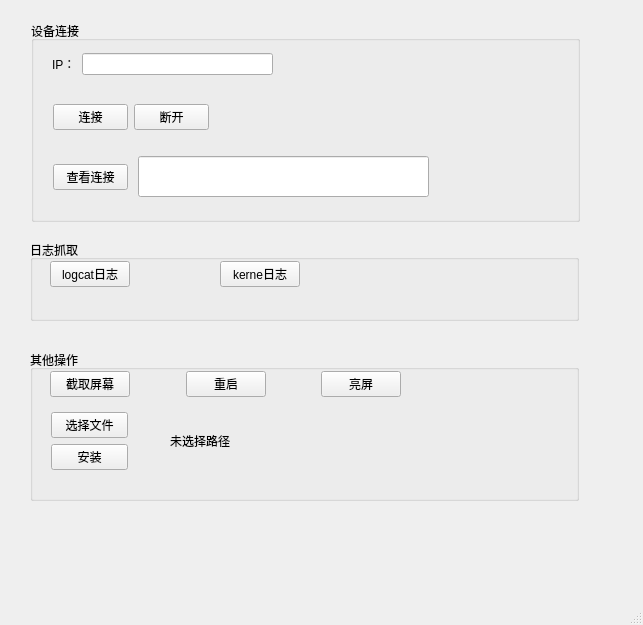
<?xml version="1.0" encoding="UTF-8"?>
<ui version="4.0">
 <class>MainWindow</class>
 <widget class="QMainWindow" name="MainWindow">
  <property name="geometry">
   <rect>
    <x>0</x>
    <y>0</y>
    <width>643</width>
    <height>625</height>
   </rect>
  </property>
  <property name="windowTitle">
   <string>adb2.0</string>
  </property>
  <widget class="QWidget" name="centralwidget">
   <widget class="QGroupBox" name="groupBox">
    <property name="geometry">
     <rect>
      <x>31</x>
      <y>21</y>
      <width>549</width>
      <height>201</height>
     </rect>
    </property>
    <property name="title">
     <string>设备连接</string>
    </property>
    <property name="flat">
     <bool>true</bool>
    </property>
    <widget class="QWidget" name="layoutWidget">
     <property name="geometry">
      <rect>
       <x>21</x>
       <y>31</y>
       <width>221</width>
       <height>24</height>
      </rect>
     </property>
     <layout class="QHBoxLayout" name="horizontalLayout">
      <item>
       <widget class="QLabel" name="label">
        <property name="text">
         <string>IP：</string>
        </property>
       </widget>
      </item>
      <item>
       <widget class="QLineEdit" name="lineEdit"/>
      </item>
     </layout>
    </widget>
    <widget class="QLineEdit" name="lineEdit_2">
     <property name="geometry">
      <rect>
       <x>107</x>
       <y>135</y>
       <width>291</width>
       <height>41</height>
      </rect>
     </property>
    </widget>
    <widget class="QPushButton" name="pushButton_4">
     <property name="geometry">
      <rect>
       <x>22</x>
       <y>143</y>
       <width>75</width>
       <height>26</height>
      </rect>
     </property>
     <property name="text">
      <string>查看连接</string>
     </property>
    </widget>
    <widget class="QPushButton" name="pushButton">
     <property name="geometry">
      <rect>
       <x>22</x>
       <y>83</y>
       <width>75</width>
       <height>26</height>
      </rect>
     </property>
     <property name="text">
      <string>连接</string>
     </property>
    </widget>
    <widget class="QPushButton" name="pushButton_3">
     <property name="geometry">
      <rect>
       <x>103</x>
       <y>83</y>
       <width>75</width>
       <height>26</height>
      </rect>
     </property>
     <property name="text">
      <string>断开</string>
     </property>
    </widget>
   </widget>
   <widget class="QGroupBox" name="groupBox_2">
    <property name="geometry">
     <rect>
      <x>30</x>
      <y>240</y>
      <width>549</width>
      <height>81</height>
     </rect>
    </property>
    <property name="title">
     <string>日志抓取</string>
    </property>
    <property name="flat">
     <bool>true</bool>
    </property>
    <widget class="QWidget" name="layoutWidget">
     <property name="geometry">
      <rect>
       <x>20</x>
       <y>20</y>
       <width>250</width>
       <height>28</height>
      </rect>
     </property>
     <layout class="QHBoxLayout" name="horizontalLayout_3">
      <item>
       <widget class="QPushButton" name="pushButton_5">
        <property name="text">
         <string>logcat日志</string>
        </property>
       </widget>
      </item>
      <item>
       <spacer name="horizontalSpacer_2">
        <property name="orientation">
         <enum>Qt::Horizontal</enum>
        </property>
        <property name="sizeHint" stdset="0">
         <size>
          <width>40</width>
          <height>20</height>
         </size>
        </property>
       </spacer>
      </item>
      <item>
       <widget class="QPushButton" name="pushButton_6">
        <property name="text">
         <string>kerne日志</string>
        </property>
       </widget>
      </item>
     </layout>
    </widget>
   </widget>
   <widget class="QGroupBox" name="groupBox_3">
    <property name="geometry">
     <rect>
      <x>30</x>
      <y>350</y>
      <width>549</width>
      <height>151</height>
     </rect>
    </property>
    <property name="title">
     <string>其他操作</string>
    </property>
    <property name="flat">
     <bool>true</bool>
    </property>
    <widget class="QWidget" name="layoutWidget">
     <property name="geometry">
      <rect>
       <x>20</x>
       <y>20</y>
       <width>351</width>
       <height>28</height>
      </rect>
     </property>
     <layout class="QHBoxLayout" name="horizontalLayout_4">
      <item>
       <widget class="QPushButton" name="pushButton_7">
        <property name="text">
         <string>截取屏幕</string>
        </property>
       </widget>
      </item>
      <item>
       <spacer name="horizontalSpacer_5">
        <property name="orientation">
         <enum>Qt::Horizontal</enum>
        </property>
        <property name="sizeHint" stdset="0">
         <size>
          <width>40</width>
          <height>20</height>
         </size>
        </property>
       </spacer>
      </item>
      <item>
       <widget class="QPushButton" name="pushButton_9">
        <property name="text">
         <string>重启</string>
        </property>
       </widget>
      </item>
      <item>
       <spacer name="horizontalSpacer_3">
        <property name="orientation">
         <enum>Qt::Horizontal</enum>
        </property>
        <property name="sizeHint" stdset="0">
         <size>
          <width>40</width>
          <height>20</height>
         </size>
        </property>
       </spacer>
      </item>
      <item>
       <widget class="QPushButton" name="pushButton_8">
        <property name="text">
         <string>亮屏</string>
        </property>
       </widget>
      </item>
     </layout>
    </widget>
    <widget class="QWidget" name="layoutWidget">
     <property name="geometry">
      <rect>
       <x>21</x>
       <y>62</y>
       <width>77</width>
       <height>60</height>
      </rect>
     </property>
     <layout class="QVBoxLayout" name="verticalLayout">
      <item>
       <widget class="QPushButton" name="pushButton_15">
        <property name="text">
         <string>选择文件</string>
        </property>
       </widget>
      </item>
      <item>
       <widget class="QPushButton" name="pushButton_11">
        <property name="text">
         <string>安装</string>
        </property>
       </widget>
      </item>
     </layout>
    </widget>
    <widget class="QLabel" name="label_3">
     <property name="enabled">
      <bool>true</bool>
     </property>
     <property name="geometry">
      <rect>
       <x>140</x>
       <y>70</y>
       <width>411</width>
       <height>41</height>
      </rect>
     </property>
     <property name="text">
      <string>未选择路径</string>
     </property>
     <property name="wordWrap">
      <bool>true</bool>
     </property>
    </widget>
   </widget>
   <widget class="QLabel" name="label_2">
    <property name="geometry">
     <rect>
      <x>470</x>
      <y>530</y>
      <width>181</width>
      <height>31</height>
     </rect>
    </property>
    <property name="font">
     <font>
      <family>Heiti SC</family>
      <weight>50</weight>
      <bold>false</bold>
     </font>
    </property>
    <property name="styleSheet">
     <string notr="true"/>
    </property>
    <property name="text">
     <string/>
    </property>
   </widget>
  </widget>
  <widget class="QMenuBar" name="menubar">
   <property name="geometry">
    <rect>
     <x>0</x>
     <y>0</y>
     <width>643</width>
     <height>22</height>
    </rect>
   </property>
  </widget>
  <widget class="QStatusBar" name="statusbar"/>
 </widget>
 <resources/>
 <connections/>
</ui>
